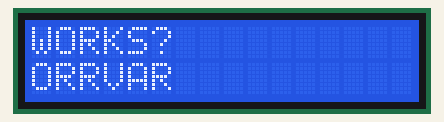
Recording of a program running on a simulated ATmega328P, built with avr-gcc and emulated at 16 MHz. Shown: 16×2 character LCD. Wiring (inferred from the names in the program): character LCD (HD44780): RS PB4; E PB3; data PD3, PD2, PD6, PD7.

Above: at 0.2 s.
At 4.5 s:
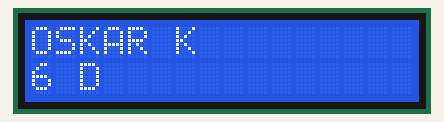
At 9.5 s:
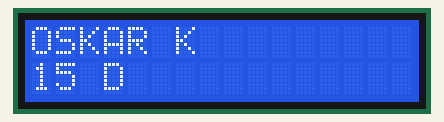
At 19.4 s:
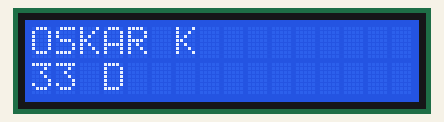
At 29.4 s:
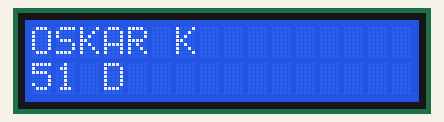
At 39.3 s:
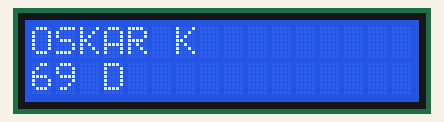

Measured:
- what the display in image 0 shows lasts 1.0 s, from 0.1 s to 1.1 s
- what the display in image 1 shows lasts 0.5 s, from 4.5 s to 5.0 s

The program:

main.c
```c
#define F_CPU 16000000UL

#include "lcd.h"
#include <util/delay.h>
#include <avr/io.h>
#include <stdio.h>
#include <stdlib.h>
#include <string.h>

int main(void)
{

    LCD_Init(); /* Initialization of LCD*/
    LCD_Clear();
    LCD_String("WORKS?");
    LCD_Command(0xC0); /* Go to 2nd line*/
    LCD_String("ORRVAR ");

    _delay_ms(500);
    int counter = 0;
    char counter_string[4];
    while (1)
    {
        _delay_ms(500);
        LCD_Clear();
        LCD_String("OSKAR K ");
        LCD_Command(0xC0);
        itoa(counter, counter_string, 10);
        LCD_String(counter_string);
        LCD_String(" D");
        counter++;
    }
}
```

lcd.c
```c
#include "lcd.h"

void LCD_Command(unsigned char cmnd)
{
    upload_data_lcd(cmnd,1);
    CONTROLPORT &= ~(1 << CONTROLRES); /* RS=0, command reg. */
    CONTROLPORT |= (1 << CONTROLEN);  /* Enable pulse */
    _delay_us(1);
    CONTROLPORT &= ~(1 << CONTROLEN);
    _delay_us(20);

    upload_data_lcd(cmnd,0);
    CONTROLPORT |= (1 << CONTROLEN);
    _delay_us(1);
    CONTROLPORT &= ~(1 << CONTROLEN);
    _delay_ms(2);
}

void LCD_Char(unsigned char data)
{
    upload_data_lcd(data,1);
    CONTROLPORT |= (1 << CONTROLRES); /* RS=1, data reg. */
    CONTROLPORT |= (1 << CONTROLEN);
    _delay_us(1);
    CONTROLPORT &= ~(1 << CONTROLEN);
    _delay_us(20);

    upload_data_lcd(data,0);
    CONTROLPORT |= (1 << CONTROLEN);
    _delay_us(1);
    CONTROLPORT &= ~(1 << CONTROLEN);
    _delay_ms(2);
}

void LCD_Init(void)
{
    DATAPORTDIR |= (1 << DATA1) | (1 << DATA2) | (1 << DATA3) | (1 << DATA4);
    CONTROLPORTDIR |= (1 << CONTROLEN) | (1 << PORTB4);
    _delay_ms(20); /* LCD Power ON delay always >15ms */

    LCD_Command(0x02); /* send for 4 bit initialization of LCD  */
    LCD_Command(0x28); /* 2 line, 5*7 matrix in 4-bit mode */
    LCD_Command(0x0c); /* Display on cursor off*/
    LCD_Command(0x06); /* Increment cursor (shift cursor to right)*/
    LCD_Command(0x01); /* Clear display screen*/
    _delay_ms(20);
    //LCD_Command(0x80); /* Cursor 1st row 0th position */
}

void LCD_String(char *str) /* Send string to LCD function */
{
    int i;
    for (i = 0; str[i] != 0; i++) /* Send each char of string till the NULL */
    {
        LCD_Char(str[i]);
    }
}

void LCD_String_xy(char row, char pos, char *str) /* Send string to LCD with xy position */
{
    if (row == 0 && pos < 16)
        LCD_Command((pos & 0x0F) | 0x80); /* Command of first row and required position<16 */
    else if (row == 1 && pos < 16)
        LCD_Command((pos & 0x0F) | 0xC0); /* Command of first row and required position<16 */
    LCD_String(str);                      /* Call LCD string function */
}

void LCD_Clear()
{
    LCD_Command(0x01); /* Clear display */
    _delay_ms(2);
    LCD_Command(0x80); /* Cursor at home position */
    _delay_ms(20);
}

void upload_data_lcd(unsigned char data, int upper)
{
    if (upper){
        unsigned char filtered_data = (data & 0xF0);
        DATAPORT &= ~(1 << DATA1) & ~(1 << DATA2) & ~(1 << DATA3) & ~(1 << DATA4);

        if (filtered_data & 0b00010000){
            DATAPORT |= (1 << DATA1);
        }
        if (filtered_data & 0b00100000){
            DATAPORT |= (1 << DATA2);
        }
        if (filtered_data & 0b01000000){
            DATAPORT |= (1 << DATA3);
        }
        if (filtered_data & 0b10000000){
            DATAPORT |= (1 << DATA4);
        }
    }
    else{
        unsigned char filtered_data = (data & 0x0F);
        DATAPORT &= ~(1 << DATA1) & ~(1 << DATA2) & ~(1 << DATA3) & ~(1 << DATA4);

        if (filtered_data & 0b00000001){
            DATAPORT |= (1 << DATA1);
        }
        if (filtered_data & 0b00000010){
            DATAPORT |= (1 << DATA2);
        }
        if (filtered_data & 0b00000100){
            DATAPORT |= (1 << DATA3);
        }
        if (filtered_data & 0b00001000){
            DATAPORT |= (1 << DATA4);
        }
    }
}
```

lcd.h
```c
#pragma once
#include <avr/io.h>
#include <util/delay.h>

#define DATAPORTDIR DDRD
#define DATAPORT PORTD
#define DATA1 PORTD3
#define DATA2 PORTD2
#define DATA3 PORTD6
#define DATA4 PORTD7

#define CONTROLPORTDIR DDRB
#define CONTROLPORT PORTB
#define CONTROLEN PORTB3
#define CONTROLRES PORTB4

void LCD_Command(unsigned char cmnd);
void LCD_Char(unsigned char data);
void LCD_Init(void);
void LCD_String(char *str);
void LCD_String_xy(char row, char pos, char *str);
void LCD_Clear();
void upload_data_lcd(unsigned char data, int upper);
```
